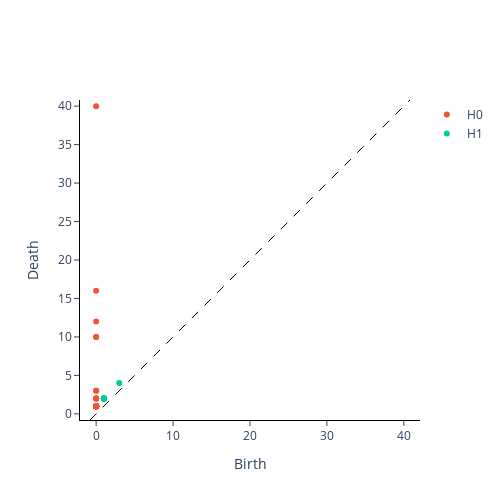

Source (notebook cell):
### Code cell
#diagram = persistence.fit_transform(df_codes_SO_array[None,:,:])
#plot_diagram(diagram[0])

#diagram = persistence.fit_transform(df_codes_BC_array[None,:,:])
#plot_diagram(diagram[0])

diagram = persistence.fit_transform(df_codes_BCP_array[None,:,:])
plot_diagram(diagram[0])

#diagram = persistence.fit_transform(df_codes_CC_array[None,:,:])
#plot_diagram(diagram[0])

#diagram = persistence.fit_transform(df_codes_SJEDI_array[None,:,:])
#plot_diagram(diagram[0])

### Figure 1 — Plotly figure (JSON) as saved in the notebook; plotly's stock layout.template omitted (floating-point values rounded to 4 significant figures)
{"data": [{"hoverinfo": "none", "line": {"color": "black", "dash": "dash", "width": 1}, "mode": "lines", "showlegend": false, "type": "scatter", "x": [-0.8, 40.8], "y": [-0.8, 40.8]}, {"hoverinfo": "text", "hovertext": ["(0.0, 1.0), multiplicity: 25", "(0.0, 1.0), multiplicity: 25", "(0.0, 1.0), multiplicity: 25", "(0.0, 1.0), multiplicity: 25", "(0.0, 1.0), multiplicity: 25", "(0.0, 1.0), multiplicity: 25", "(0.0, 1.0), multiplicity: 25", "(0.0, 1.0), multiplicity: 25", "(0.0, 1.0), multiplicity: 25", "(0.0, 1.0), multiplicity: 25", "(0.0, 1.0), multiplicity: 25", "(0.0, 1.0), multiplicity: 25", "(0.0, 1.0), multiplicity: 25", "(0.0, 1.0), multiplicity: 25", "(0.0, 1.0), multiplicity: 25", "(0.0, 1.0), multiplicity: 25", "(0.0, 1.0), multiplicity: 25", "(0.0, 1.0), multiplicity: 25", "(0.0, 1.0), multiplicity: 25", "(0.0, 1.0), multiplicity: 25", "(0.0, 1.0), multiplicity: 25", "(0.0, 1.0), multiplicity: 25", "(0.0, 1.0), multiplicity: 25", "(0.0, 1.0), multiplicity: 25", "(0.0, 1.0), multiplicity: 25", "(0.0, 2.0), multiplicity: 4", "(0.0, 2.0), multiplicity: 4", "(0.0, 2.0), multiplicity: 4", "(0.0, 2.0), multiplicity: 4", "(0.0, 3.0), multiplicity: 2", "(0.0, 3.0), multiplicity: 2", "(0.0, 10.0), multiplicity: 2", "(0.0, 10.0), multiplicity: 2", "(0.0, 12.0)", "(0.0, 16.0)", "(0.0, 40.0)"], "mode": "markers", "name": "H0", "type": "scatter", "x": [0, 0, 0, 0, 0, 0, 0, 0, 0, 0, 0, 0, 0, 0, 0, 0, 0, 0, 0, 0, 0, 0, 0, 0, 0, 0, 0, 0, 0, 0, 0, 0, 0, 0, 0, 0], "y": [1, 1, 1, 1, 1, 1, 1, 1, 1, 1, 1, 1, 1, 1, 1, 1, 1, 1, 1, 1, 1, 1, 1, 1, 1, 2, 2, 2, 2, 3, 3, 10, 10, 12, 16, 40]}, {"hoverinfo": "text", "hovertext": ["(3.0, 4.0)", "(1.0, 2.0), multiplicity: 11", "(1.0, 2.0), multiplicity: 11", "(1.0, 2.0), multiplicity: 11", "(1.0, 2.0), multiplicity: 11", "(1.0, 2.0), multiplicity: 11", "(1.0, 2.0), multiplicity: 11", "(1.0, 2.0), multiplicity: 11", "(1.0, 2.0), multiplicity: 11", "(1.0, 2.0), multiplicity: 11", "(1.0, 2.0), multiplicity: 11", "(1.0, 2.0), multiplicity: 11"], "mode": "markers", "name": "H1", "type": "scatter", "x": [3, 1, 1, 1, 1, 1, 1, 1, 1, 1, 1, 1], "y": [4, 2, 2, 2, 2, 2, 2, 2, 2, 2, 2, 2]}, {"hoverinfo": "text", "hovertext": [], "mode": "markers", "name": "H2", "type": "scatter", "x": [], "y": []}], "layout": {"height": 500, "plot_bgcolor": "white", "width": 500, "xaxis": {"autorange": false, "exponentformat": "e", "linecolor": "black", "linewidth": 1, "mirror": false, "range": [-0.8, 40.8], "showexponent": "all", "showline": true, "side": "bottom", "ticks": "outside", "title": {"text": "Birth"}, "type": "linear", "zeroline": true}, "yaxis": {"autorange": false, "exponentformat": "e", "linecolor": "black", "linewidth": 1, "mirror": false, "range": [-0.8, 40.8], "scaleanchor": "x", "scaleratio": 1, "showexponent": "all", "showline": true, "side": "left", "ticks": "outside", "title": {"text": "Death"}, "type": "linear", "zeroline": true}}}
